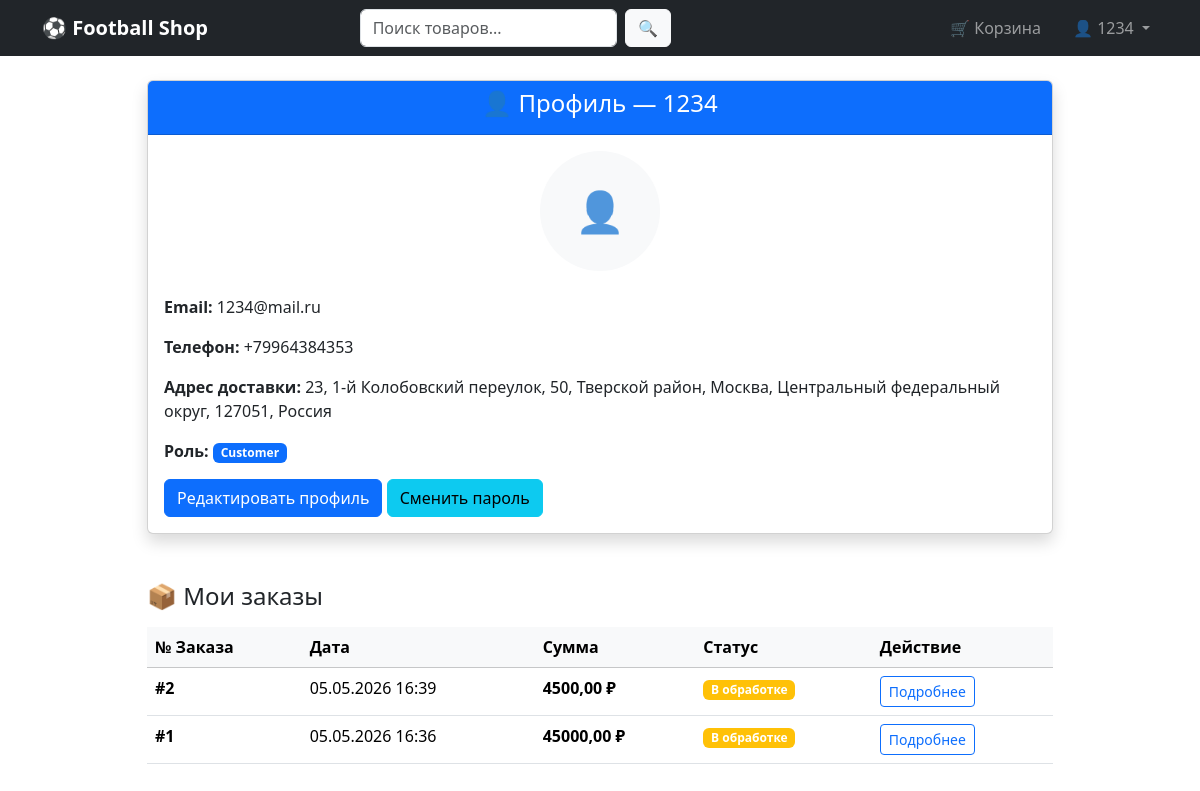
Before: /accounts/profile/ (signed in) with the older database file.
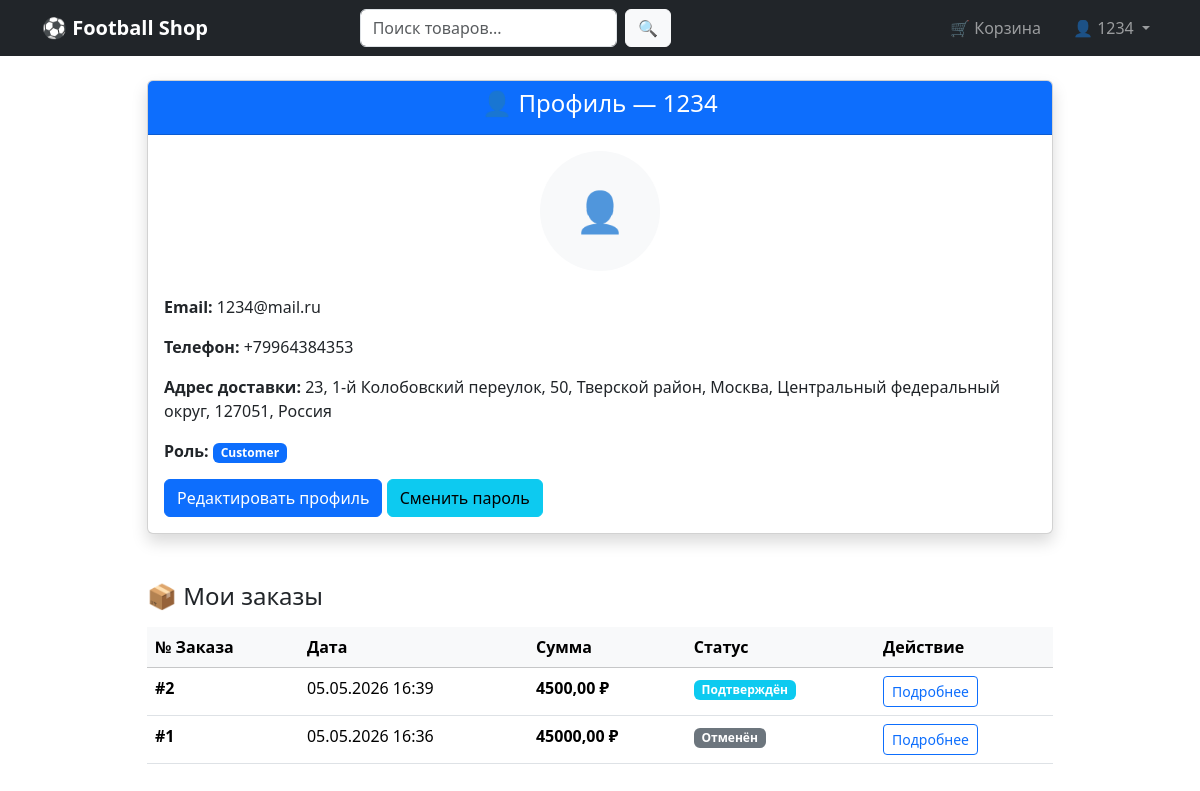
After: the same page with the newer database file.
### shop/models.py (models this page shows, shortened)
class Order(models.Model):
    STATUS_CHOICES = [
        ('pending', 'В обработке'),
        ('confirmed', 'Подтверждён'),
        ('shipped', 'Отправлен'),
        ('delivered', 'Доставлен'),
        ('cancelled', 'Отменён'),
    ]
    user = models.ForeignKey(User, on_delete=models.CASCADE, verbose_name="Пользователь")
    created_at = models.DateTimeField(auto_now_add=True, verbose_name="Дата создания")
    status = models.CharField(max_length=20, choices=STATUS_CHOICES, default='pending', verbose_name="Статус")
    total_amount = models.DecimalField(max_digits=10, decimal_places=2, default=0, verbose_name="Сумма заказа")
    address = models.TextField(verbose_name="Адрес доставки", blank=True, null=True)
    phone = models.CharField(max_length=20, verbose_name="Телефон", blank=True, null=True)
    comment = models.TextField(blank=True, null=True, verbose_name="Комментарий к заказу")
    class Meta:
        ordering = ['-created_at']
        verbose_name = "Заказ"
        verbose_name_plural = "Заказы"

### accounts/views.py (the view)
# urls.py: path('profile/', views.profile, name='profile'),
@login_required
def profile(request):
    try:
        profile = request.user.profile
    except:
        profile = None
    orders = Order.objects.filter(user=request.user).order_by('-created_at')
    return render(request, 'accounts/profile.html', {
        'profile': profile,
        'orders': orders,
        'role': 'Manager' if request.user.groups.filter(name='Manager').exists() else 'Customer',
        'role_class': 'bg-success' if request.user.groups.filter(name='Manager').exists() else 'bg-primary',
    })

### templates/accounts/profile.html (shortened to what this page needs)
{% extends 'base.html' %}
{% block content %}
<div class="container">
    <div class="row justify-content-center">
        <div class="col-lg-10">
            <div class="card shadow">
                <div class="card-header bg-primary text-white text-center">
                    <h4>👤 Профиль — {{ user.username }}</h4>
                </div>
                <div class="card-body">
                    <div class="text-center mb-4">
                        {% if profile and profile.avatar %}
                            <img src="{{ profile.avatar.url }}" alt="Аватар" class="rounded-circle" width="120" height="120">
                        {% else %}
                            <div class="rounded-circle bg-light d-inline-flex align-items-center justify-content-center" style="width: 120px; height: 120px;">
                                <span class="text-muted fs-1">👤</span>
                            </div>
                        {% endif %}
                    </div>
                    <p><strong>Email:</strong> {{ user.email|default:"—" }}</p>
                    <p><strong>Телефон:</strong> {{ profile.phone|default:"—" }}</p>
                    <p><strong>Адрес доставки:</strong> {{ profile.address|default:"—" }}</p>
                    <p><strong>Роль:</strong> <span class="badge {{ role_class }}">{{ role }}</span></p>
                    <a href="{% url 'accounts:edit_profile' %}" class="btn btn-primary">Редактировать профиль</a>
                    <a href="{% url 'accounts:change_password' %}" class="btn btn-info">Сменить пароль</a>
                </div>
            </div>
            <h4 class="mt-5 mb-3">📦 Мои заказы</h4>
            {% if orders %}
                <div class="table-responsive">
                    <table class="table table-hover">
                        <thead class="table-light">
                            <tr>
                                <th>№ Заказа</th>
                                <th>Дата</th>
                                <th>Сумма</th>
                                <th>Статус</th>
                                <th>Действие</th>
                            </tr>
                        </thead>
                        <tbody>
                            {% for order in orders %}
                            <tr>
                                <td><strong>#{{ order.id }}</strong></td>
                                <td>{{ order.created_at|date:"d.m.Y H:i" }}</td>
                                <td><strong>{{ order.total_amount|floatformat:2 }} ₽</strong></td>
                                <td>
                                    <span class="badge
                                        {% if order.status == 'pending' %}bg-warning
                                        {% elif order.status == 'confirmed' %}bg-info
                                        {% elif order.status == 'shipped' %}bg-primary
                                        {% elif order.status == 'delivered' %}bg-success
                                        {% else %}bg-secondary{% endif %}">
                                        {{ order.get_status_display }}
                                    </span>
                                </td>
                                <td>
                                    <a href="{% url 'shop:order_detail' order.id %}" class="btn btn-sm btn-outline-primary">Подробнее</a>
                                </td>
                            </tr>
                            {% endfor %}
                        </tbody>
                    </table>
                </div>
            {% else %}
                <div class="alert alert-info">
                    У вас пока нет заказов.
                </div>
            {% endif %}
        </div>
    </div>
</div>
{% endblock %}

Changed rows visible on the page:
changed Order id 2: status "В обработке" → "Подтверждён"
changed Order id 1: status "В обработке" → "Отменён"
